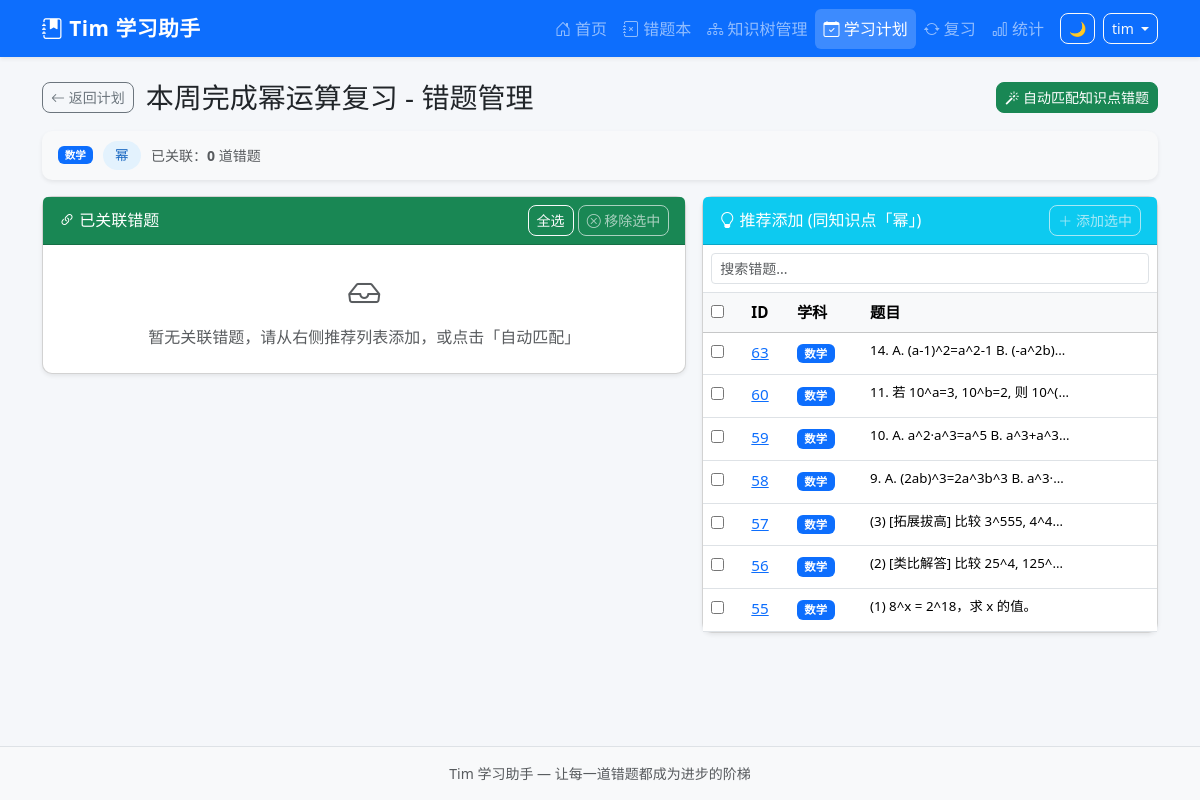
Page /study-plans/7/mistakes (signed in) on the committed database.
### tables this page shows
CREATE TABLE study_plans (
            id INTEGER PRIMARY KEY AUTOINCREMENT,
            uuid TEXT NOT NULL,
            title TEXT NOT NULL,
            description TEXT DEFAULT '',
            xueke TEXT DEFAULT '',
            zhishidian TEXT DEFAULT '',
            target_date DATE,
            priority INTEGER DEFAULT 1,
            status TEXT DEFAULT 'pending',
            created_at TIMESTAMP DEFAULT CURRENT_TIMESTAMP,
            completed_at TIMESTAMP
        );

CREATE TABLE mistake_records (
            id INTEGER PRIMARY KEY AUTOINCREMENT,
            uuid TEXT NOT NULL,
            sys_platform TEXT NOT NULL DEFAULT 'web',
            bstudio_create_time TIMESTAMP DEFAULT CURRENT_TIMESTAMP,
            xueke TEXT NOT NULL,
            timu TEXT NOT NULL,
            xueshengdaan TEXT DEFAULT '',
            zhengquedaan TEXT DEFAULT '',
            cuowufenxi TEXT DEFAULT '',
            zhishidian TEXT DEFAULT '',
            difficulty INTEGER DEFAULT 1,
            review_count INTEGER DEFAULT 0,
            last_review_at TIMESTAMP,
            next_review_at TIMESTAMP,
            review_stage INTEGER DEFAULT 0,
            review_algorithm TEXT DEFAULT 'sm2',
            status TEXT DEFAULT 'active',
            updated_at TIMESTAMP DEFAULT CURRENT_TIMESTAMP
        , voice_data TEXT DEFAULT '');

### app.py (the view, shortened to what this page needs)
@app.route('/study-plans/<int:plan_id>/mistakes')
@login_required
def plan_mistakes(plan_id):
    plan = query_db('SELECT * FROM study_plans WHERE id=?', (plan_id,), one=True)
    if not plan:
        flash('计划不存在', 'danger')
        return redirect(url_for('study_plans'))
    linked = query_db(
        '''SELECT mr.* FROM mistake_records mr
           JOIN plan_mistakes pm ON mr.id = pm.mistake_id
           WHERE pm.plan_id = ? AND 1=1
           ORDER BY mr.bstudio_create_time DESC''',
        (plan_id,)
    )
    linked = rows_to_dicts(linked)
    for q in linked:
        q['timu_plain'] = strip_latex(q['timu'])
    suggested = []
    if plan['zhishidian']:
        suggested = query_db(
            '''SELECT mr.* FROM mistake_records mr
               WHERE mr.zhishidian LIKE ? AND 1=1
               AND mr.id NOT IN (SELECT mistake_id FROM plan_mistakes WHERE plan_id=?)
               ORDER BY mr.bstudio_create_time DESC LIMIT 20''',
            ('%' + plan['zhishidian'] + '%', plan_id)
        )
    suggested = rows_to_dicts(suggested)
    for q in suggested:
        q['timu_plain'] = strip_latex(q['timu'])
    resp = make_response(render_template('plan_mistakes.html',
        plan=plan, linked=linked, suggested=suggested,
        subjects=Config.get_subjects()))
    return set_uuid_cookie(resp, g.user_uuid)

### app.py (called while the page is built, shortened)
@app.after_request
def add_security_headers(resp):
    resp.headers['X-Frame-Options'] = 'DENY'
    resp.headers['X-Content-Type-Options'] = 'nosniff'
    resp.headers['Referrer-Policy'] = 'strict-origin-when-cross-origin'
    return resp

@app.before_request
def csrf_check():
    if 'csrf_token' not in session:
        session['csrf_token'] = str(uuid_mod.uuid4())
    if request.method in ('GET', 'HEAD', 'OPTIONS'):
        return

def login_required(f):
    @wraps(f)
    def decorated(*a, **kw):
        if 'user_id' not in session:
            return redirect(url_for('login', next=request.path))
        return f(*a, **kw)
    return decorated

@app.before_request
def before_request():
    g.user_uuid = get_or_create_uuid()
    g.username = session.get('username', '')

### config.py (called while the page is built)
    @staticmethod
    def get_subjects():
        try:
            from database import query_db
            rows = query_db("SELECT name FROM base_data WHERE category='subject' ORDER BY sort_order")
            if rows:
                return [r['name'] for r in rows]
        except Exception:
            pass
        return Config.SUBJECTS

### database.py (called while the page is built)
def get_db():
    conn = sqlite3.connect(Config.DATABASE_PATH, timeout=30)
    conn.row_factory = sqlite3.Row
    conn.execute("PRAGMA busy_timeout = 30000")
    conn.execute("PRAGMA foreign_keys = ON")
    conn.execute("PRAGMA journal_mode = WAL")
    return conn

def rows_to_dicts(rows):
    return [dict(r) for r in rows]

def query_db(query, args=(), one=False, exclude_deleted=True):
    conn = get_db()
    cur = conn.execute(query, args)
    rv = cur.fetchall()
    conn.close()
    return (rv[0] if rv else None) if one else rv

### utils.py (called while the page is built, shortened)
def get_or_create_uuid():
    user_uuid = request.cookies.get(Config.COOKIE_NAME)
    from database import query_db
    if not user_uuid:
        try:
            row = query_db(
                'SELECT uuid, COUNT(*) AS cnt FROM mistake_records '
                'GROUP BY uuid ORDER BY cnt DESC LIMIT 1', one=True)
            if row and row['cnt'] > 0:
                user_uuid = str(row['uuid'])
        except Exception:
            pass
        if not user_uuid:
            user_uuid = str(uuid_mod.uuid4())
    return user_uuid

def set_uuid_cookie(response, user_uuid):
    response.set_cookie(
        Config.COOKIE_NAME,
        user_uuid,
        max_age=Config.COOKIE_MAX_AGE,
        httponly=True,
        samesite='Lax'
    )
    return response

### templates/plan_mistakes.html (shortened to what this page needs)
{% extends "base.html" %}
{% block content %}
<div class="d-flex justify-content-between align-items-center mb-3">
    <div>
        <a href="{{ url_for('study_plans') }}" class="btn btn-outline-secondary btn-sm me-2">
            <i class="bi bi-arrow-left"></i> 返回计划
        </a>
        <h3 class="d-inline align-middle mb-0">{{ plan['title'] }} - 错题管理</h3>
    </div>
    <div class="d-flex gap-2">
        <button class="btn btn-success btn-sm" onclick="autoMatch()" id="auto-btn">
            <i class="bi bi-magic"></i> 自动匹配知识点错题
        </button>
    </div>
</div>
<div class="card mb-3 border-0 shadow-sm bg-light">
    <div class="card-body py-2">
        <div class="d-flex flex-wrap gap-2 align-items-center small">
            {% if plan['xueke'] %}<span class="badge bg-primary">{{ plan['xueke'] }}</span>{% endif %}
            {% if plan['zhishidian'] %}<span class="knowledge-badge">{{ plan['zhishidian'] }}</span>{% endif %}
            <span class="text-muted">已关联：<strong id="linked-count">{{ linked|length }}</strong> 道错题</span>
        </div>
    </div>
</div>
<div class="row g-3">
    <div class="col-lg-7">
        <div class="card shadow-sm">
            <div class="card-header bg-success text-white d-flex justify-content-between align-items-center">
                <span><i class="bi bi-link-45deg"></i> 已关联错题</span>
                <div>
                    <button class="btn btn-outline-light btn-sm" onclick="toggleAll('linked', true)" id="select-all-linked">全选</button>
                    <button class="btn btn-outline-light btn-sm" onclick="removeSelected()" id="remove-btn" disabled>
                        <i class="bi bi-x-circle"></i> 移除选中
                    </button>
                </div>
            </div>
            <div class="card-body p-0">
                {% if linked %}
                <div class="table-responsive">
                    <table class="table table-hover mb-0">
                        <thead class="table-light">
                            <tr>
                                <th style="width:40px"><input type="checkbox" id="linked-all" onchange="toggleGroup('linked', this)"></th>
                                <th>ID</th>
                                <th>学科</th>
                                <th>题目</th>
                                <th>掌握</th>
                            </tr>
                        </thead>
                        <tbody>
                            {% for q in linked %}
                            <tr class="linked-row">
                                <td><input type="checkbox" class="linked-cb" value="{{ q['id'] }}"></td>
                                <td><a href="{{ url_for('question_detail', question_id=q['id']) }}">{{ q['id'] }}</a></td>
                                <td><span class="badge bg-primary">{{ q['xueke'] }}</span></td>
                                <td>
                                    <span class="text-truncate d-inline-block" style="max-width:280px;">
                                        {{ q.get('timu_plain', q['timu'][:50]) }}
                                    </span>
                                </td>
                                <td>
                                    {% if q['status'] == 'mastered' %}
                                    <span class="badge bg-success">已掌握</span>
                                    {% else %}
                                    <span class="badge bg-secondary">{{ q['status'] }}</span>
                                    {% endif %}
                                </td>
                            </tr>
                            {% endfor %}
                        </tbody>
                    </table>
                </div>
                {% else %}
                <div class="text-center py-4 text-muted">
                    <i class="bi bi-inbox" style="font-size:2rem"></i>
                    <p class="mt-2 mb-0">暂无关联错题，请从右侧推荐列表添加，或点击「自动匹配」</p>
                </div>
                {% endif %}
            </div>
        </div>
    </div>
    <div class="col-lg-5">
        <div class="card shadow-sm">
            <div class="card-header bg-info text-white d-flex justify-content-between align-items-center">
                <span><i class="bi bi-lightbulb"></i> 推荐添加
                {% if plan['zhishidian'] %}(同知识点「{{ plan['zhishidian'] }}」)
                {% elif plan['xueke'] %}({{ plan['xueke'] }}学科)
                {% else %}(全部)
                {% endif %}
                </span>
                <button class="btn btn-outline-light btn-sm" onclick="addSelected()" id="add-btn" disabled>
                    <i class="bi bi-plus-lg"></i> 添加选中
                </button>
            </div>
            <div class="card-body p-0">
                {% if suggested %}
                <div class="p-2 border-bottom">
                    <input type="text" class="form-control form-control-sm" id="search-suggested"
                           placeholder="搜索错题..." oninput="filterSuggested()">
                </div>
                <div class="table-responsive" style="max-height:500px;overflow-y:auto;">
                    <table class="table table-hover mb-0">
                        <thead class="table-light sticky-top">
                            <tr>
                                <th style="width:40px"><input type="checkbox" id="suggested-all" onchange="toggleGroup('suggested', this)"></th>
                                <th>ID</th>
                                <th>学科</th>
                                <th>题目</th>
                            </tr>
                        </thead>
                        <tbody id="suggested-tbody">
                            {% for q in suggested %}
                            <tr class="suggested-row" data-keywords="{{ q['xueke'] }} {{ q.get('timu_plain', q['timu'][:50]) }} {{ q.get('zhishidian','') }}">
                                <td><input type="checkbox" class="suggested-cb" value="{{ q['id'] }}"></td>
                                <td><a href="{{ url_for('question_detail', question_id=q['id']) }}" target="_blank">{{ q['id'] }}</a></td>
                                <td><span class="badge bg-primary">{{ q['xueke'] }}</span></td>
                                <td>
                                    <span class="small d-inline-block" style="max-width:200px;overflow:hidden;text-overflow:ellipsis;white-space:nowrap;">
                                        {{ q.get('timu_plain', q['timu'][:50]) }}
                                    </span>
                                </td>
                            </tr>
                            {% endfor %}
                        </tbody>
                    </table>
                </div>
                {% endif %}
            </div>
        </div>
    </div>
</div>
{% endblock %}

### static/css/style.css (style rules this page uses)
:root { --primary: #0d6efd; --success: #198754; --warning: #ffc107; --danger: #dc3545; --info: #0dcaf0; --dark: #212529; --light: #f8f9fa; }
body { min-height: 100vh; display: flex; flex-direction: column; background-color: #f5f7fa; }
.knowledge-badge { display: inline-block; padding: 0.25rem 0.75rem; border-radius: 20px; font-size: 0.85rem; font-weight: 500; background-color: #e3f2fd; color: #1565c0; margin: 0.15rem; }
.btn { border-radius: 8px; font-weight: 500; transition: all 0.2s; }
.table { font-size: 0.95rem; }
.table th { font-weight: 600; background-color: #f8f9fa; }
.card { border-radius: 10px; }

### rows in the picture
study_plans: title "本周完成幂运算复习", xueke "数学", zhishidian "幂"
mistake_records: id "63", xueke "数学", get "14. A. (a-1)^2=a^2-1 B. (-a^2b)…"
mistake_records: id "60", xueke "数学", get "11. 若 10^a=3, 10^b=2, 则 10^(…"
mistake_records: id "59", xueke "数学", get "10. A. a^2·a^3=a^5 B. a^3+a^3…"
mistake_records: id "58", xueke "数学", get "9. A. (2ab)^3=2a^3b^3 B. a^3·…"
mistake_records: id "57", xueke "数学", get "(3) [拓展拔高] 比较 3^555, 4^4…"
mistake_records: id "56", xueke "数学", get "(2) [类比解答] 比较 25^4, 125^…"
mistake_records: id "55", xueke "数学", get "(1) 8^x = 2^18，求 x 的值。"

### other values in the picture
{{ session.username }} "tim"
{{ linked|length }} "0"
